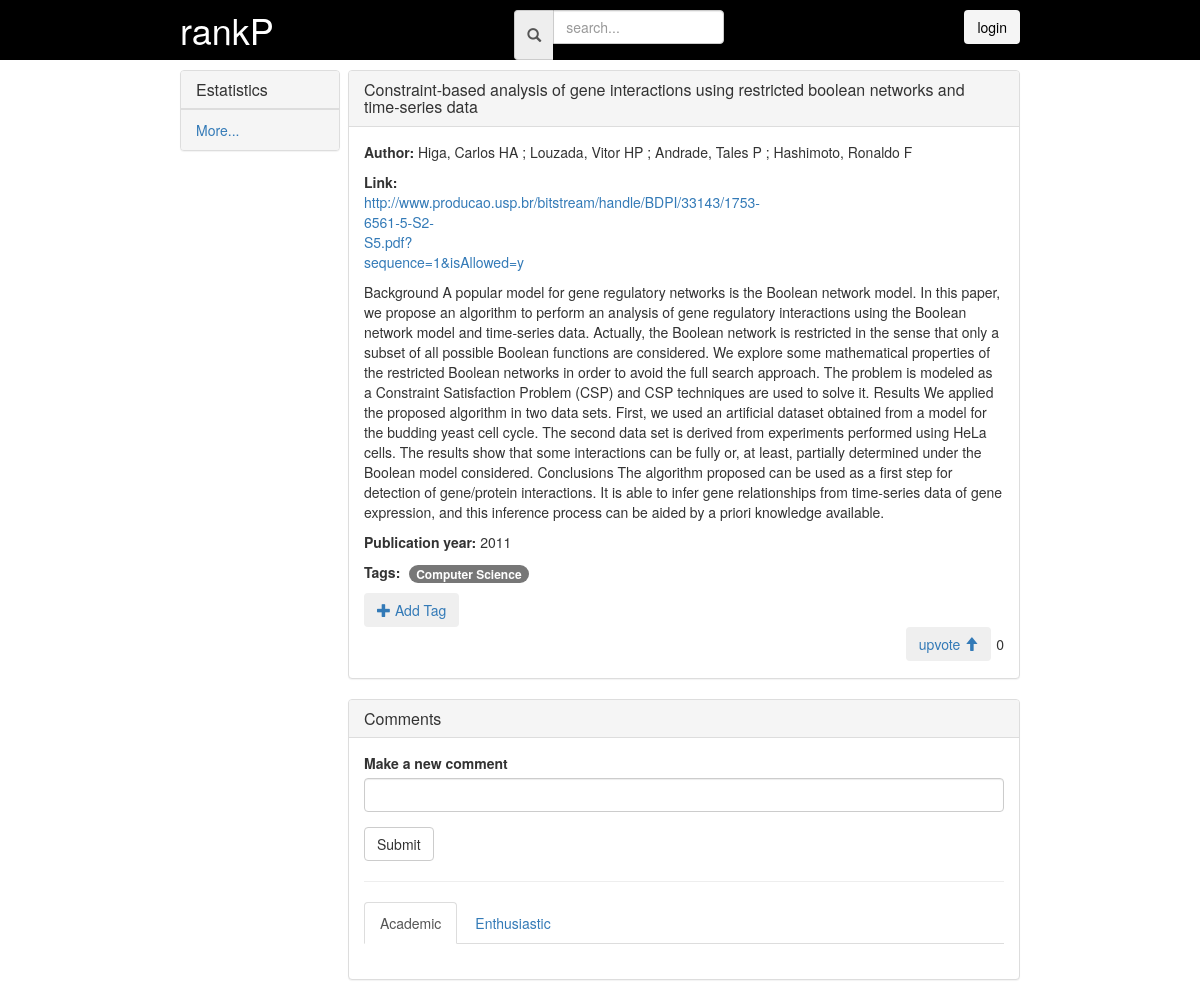
Screenshot of /catalog/1/6 with the database file from the repository.
### database_setup.py (models this page shows, shortened)
class Item(Base):
	__tablename__ = 'items'
	id = Column(Integer, primary_key=True)
	name = Column(String(250), nullable=False)
	description = Column(String(250))
	categorie_id = Column(Integer, ForeignKey('categories.id'))
	categorie = relationship(Categories)
	user_id = Column(Integer, ForeignKey('users.id'))
	user = relationship(Users)
	author = Column(String(250))
	pub_year = Column(Integer)
	ptype = Column(Integer)
	link = Column(String(250))
	hot_score = Column(Float)
	date = Column(Integer)

class TagsItems(Base):
	__tablename__ = 'tagsitems'
	id = Column(Integer, primary_key=True)
	item_id = Column(Integer, ForeignKey('items.id'))
	item = relationship(Item)
	categorie_id = Column(Integer, ForeignKey('categories.id'))
	categorie = relationship(Categories)
	tags_id = Column(Integer, ForeignKey('tags.id'))
	tag = relationship(Tags)

class Tags(Base):
	__tablename__ = 'tags'
	id = Column(Integer, primary_key=True)
	name = Column(String(250), nullable=False)

### project.py (the view)
@app.route('/catalog/<int:categorie_id>/<int:item_id>', methods=['GET', 'POST'])
def Items(categorie_id, item_id):
	categories = session.query(Categories).all()
	item = session.query(Item).filter_by(id = item_id).one()
	upvotes = session.query(Upvotes).filter_by(item_id = item_id).all()
	nUpvotes = len(upvotes)
	tags = session.query(TagsItems).filter_by(item_id = item_id).all()
	comments = session.query(Comments).filter_by(item_id = item_id).all()
	return render_template('itempage.html', categories = categories, item = item, login_session = login_session, upvotes = nUpvotes, tags = tags, item_id = item_id, categorie_id = categorie_id, comments = comments)

### templates/itempage.html (shortened to what this page needs)
{% extends "base.html" %}
{% block main %}
	<div class="categories-ls">
		<div class="panel panel-default">
			<div class="panel-heading">
				<h3 class="panel-title">Estatistics</h3>
			</div>
			<div class="panel-footer"><a href="#">More...</a></div>
		</div>
	</div>
	<div class="items-ls">
		<div class="panel panel-default	">
			<div class="panel-heading panel-heading-btn">
		    	<h3 class="panel-title">{{ item.name }}</h3>
		  	</div>
		  	<div class="panel-body">
				<div class="media-body">
    				<p><b>Author:</b> {{ item.author }}</p>
    				<p style="max-width: 80px;"><b>Link:</b> <a href="{{ item.link }}">{{ item.link }}</a></p>
    				<div><p>{{ item.description }}</p></div>
    				<p><b>Publication year:</b> {{ item.pub_year }}</p>
    				<p><b>Tags: </b>{% for t in tags %}<span class="badge" style="margin-left: 5px; margin-right: 5px;">{{ t.tag.name }}</span>{% endfor %}</p> <a href="{{ url_for('AddTag', item_id = item_id, categorie_id = categorie_id) }}"><button class="btn"><span class="glyphicon glyphicon-plus" aria-hidden="true"></span> Add Tag</button></a>
  				</div>
				<div class="item-footer">
						<a href="{{ url_for('Up', categorie_id = categorie_id, item_id = item_id) }}"><button type="submit" class="btn" style="margin-right: 5px;"> upvote <span class="glyphicon glyphicon-arrow-up" aria-hidden="true"></span> </button></a>
					<h5> {{ upvotes }}</h5>
				</div>
		  	</div>
		</div>
		<div class="panel panel-default	">
			<div class="panel-heading panel-heading-btn">
		    	<h3 class="panel-title">Comments</h3>
		  	</div>
		  	<div class="panel-body">
				<div class="media-body">
					<form method="POST" action="{{ url_for('AddComment', categorie_id = categorie_id, item_id = item_id) }}">
						<div class="form-group">
							<label>Make a new comment</label>
							<input class="form-control" rows="3" name="content"></input>
						</div>
						<button type="submit" class="btn btn-default">Submit</button>
					</form>
  				</div>
  				<hr>
  				<div>
				  <ul class="nav nav-tabs" role="tablist">
				    <li role="presentation" class="active"><a href="#home" aria-controls="home" role="tab" data-toggle="tab">Academic</a></li>
				    <li role="presentation"><a href="#profile" aria-controls="profile" role="tab" data-toggle="tab">Enthusiastic</a></li>
				  </ul>
				</div>
		  	</div>
		 </div>
	</div>
{% endblock %}

### static/style.css (style rules this page uses)
body { margin: 0; }
.categories-ls { width: 19%; min-width: 100px; }
.items-ls { padding-left: 0; width: 80%; }
.panel-heading-btn { display: flex; flex-wrap: wrap; justify-content: space-between; }
.item-footer { display: flex; flex-wrap: wrap; float: right; }

### rows the page displays
Item: name "Constraint-based analysis of gene interactions using restricted boolean networks and time-series data", author "Higa, Carlos HA ; Louzada, Vitor HP ; Andrade, Tales P ; Hashimoto, Ronaldo F", link "http://www.producao.usp.br/bitstream/handle/BDPI/33143/1753-6561-5-S2-S5.pdf?sequence=1&isAllowed=y", description "Background A popular model for gene regulatory networks is the Boolean network model. In this paper, we propose an algorithm to perform an analysis of gene regulatory interactions using the Boolean network model and time-series data. Actually, the Boolean network is restricted in the sense that only a subset of all possible Boolean functions are considered. We explore some mathematical properties of the restricted Boolean networks in order to avoid the full search approach. The problem is modeled as a Constraint Satisfaction Problem (CSP) and CSP techniques are used to solve it. Results We applied the proposed algorithm in two data sets. First, we used an artificial dataset obtained from a…", pub_year "2011"
TagsItems: tag.name "Computer Science"

### other values shown
{{ upvotes }} "0"
